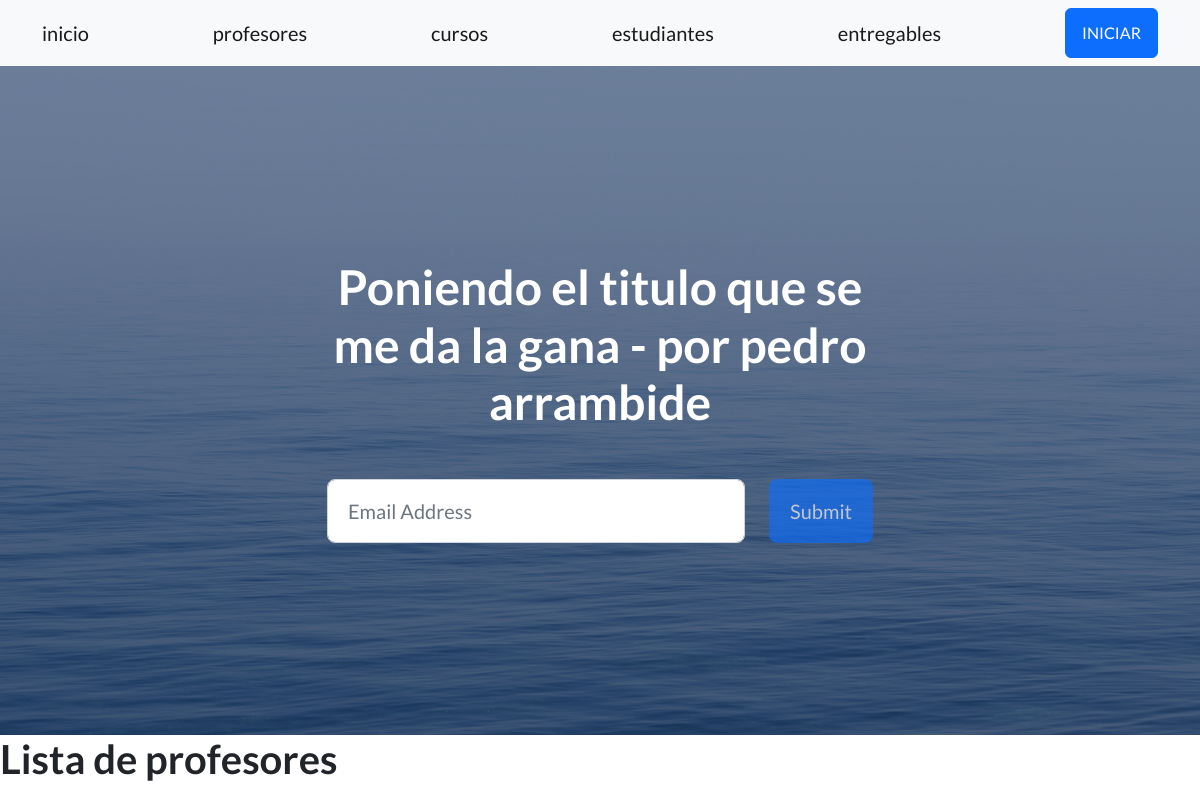
Page /AppCoder/profesores on the earlier database version.
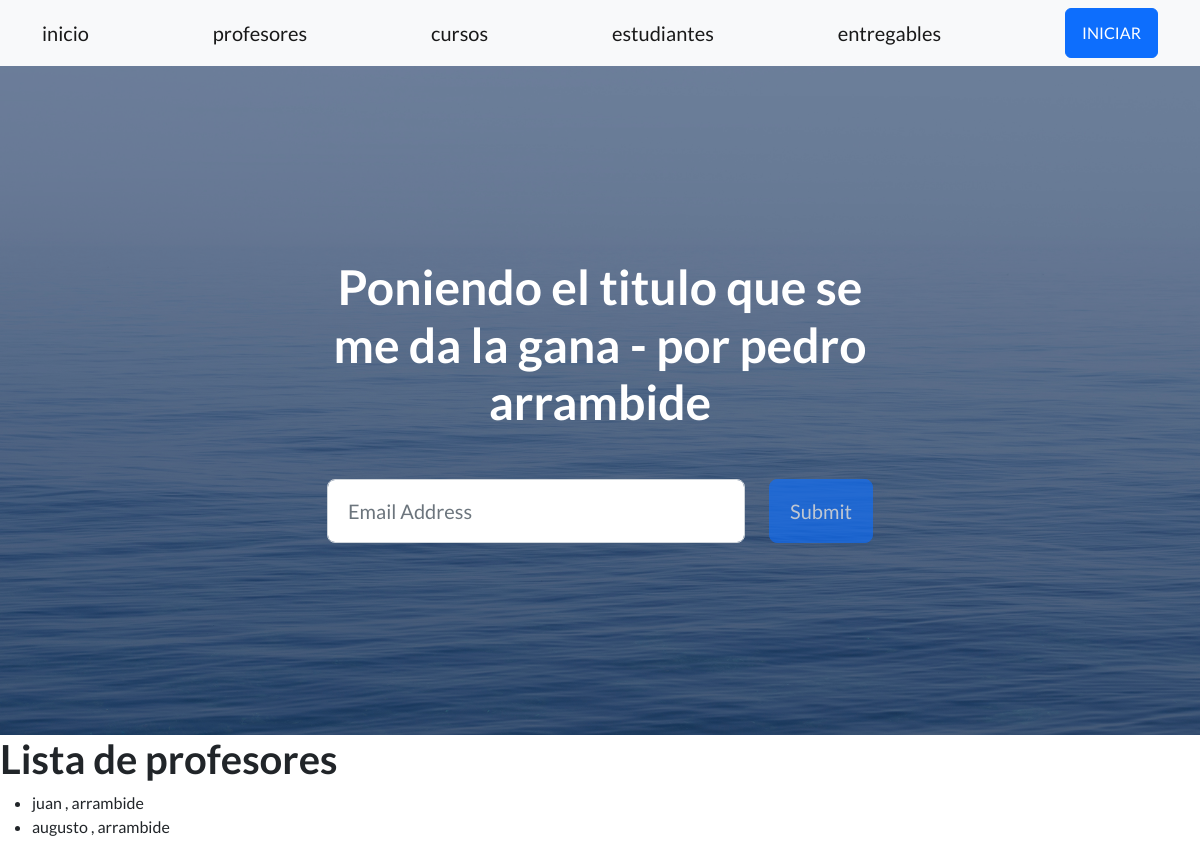
Same page on the later database version.
### AppCoder/models.py (models this page shows, shortened)
class Profesor(models.Model):
    nombre = models.CharField(max_length=30)
    apellido = models.CharField(max_length=30)
    email = models.EmailField()
    profesion = models.CharField(max_length=30)

### AppCoder/views.py (the view)
# urls.py: path('profesores', views.profesores, name="profesores"),
def profesores(request):
    profesores = Profesor.objects.all()
    return render(request, 'profesores.html',{'profesores':profesores})

### AppCoder/templates/profesores.html
{% extends 'padre.html' %}
{% load static %}
{% block contenidoQueCambia %}
<h1>Lista de profesores</h1>
<ul>
    {%for profesor in profesores%}
    <li> {{profesor.nombre}} , {{profesor.apellido}}</li>
    {%endfor%}
</ul>
{% endblock contenidoQueCambia %}

Differences in the rows shown:
added Profesor: nombre "juan", apellido "arrambide"
added Profesor: nombre "augusto", apellido "arrambide"
